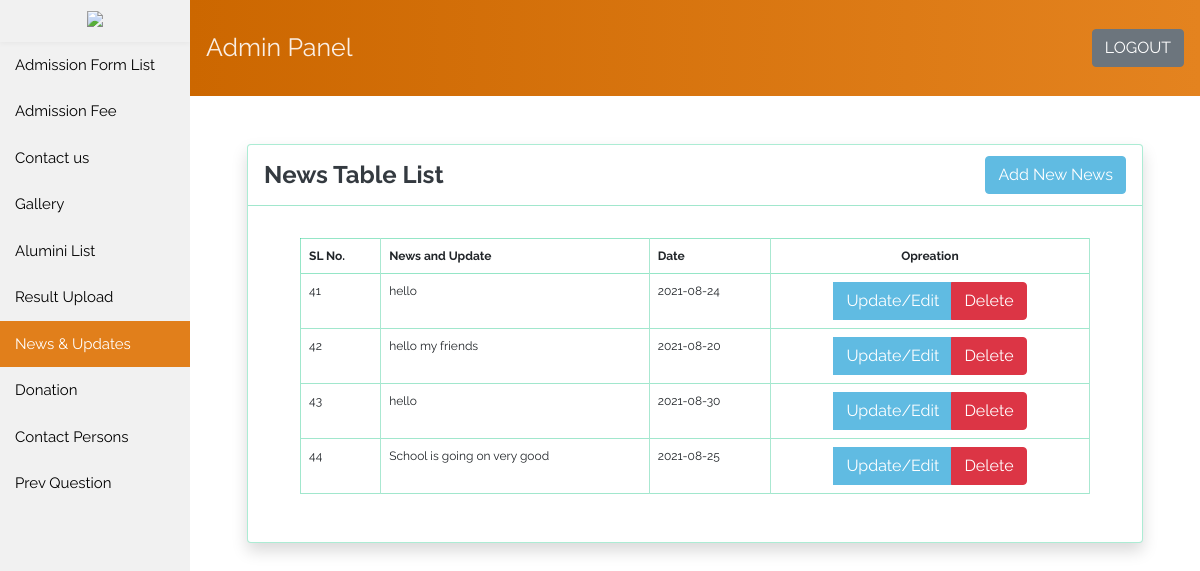
The app's page /admin-panel/news_table_list.php with its own data.
### tables this page shows
CREATE TABLE `news_update` (
  `sl` int(11) NOT NULL,
  `news` varchar(255) NOT NULL,
  `news_date` date NOT NULL
);

### admin-panel/news_table_list.php (the view, shortened to what this page needs)
<?php include_once'inc/head.php'; ?>
<link rel="stylesheet" type="text/css" href="inc/css/style.css">
<body>
  <section>
    <div class="sidebar">
      <div class="logo">
        <h3 class="">
          <img src="../images/logo.png">
        </h3>
      </div>
      <div class="" id="sidebar-here">
       <a href="index.php" class="list ">Admission Form List</a>
       <a href="admission_fee.php" class="">Admission Fee</a>
       <a href="contact_list.php" class="list">Contact us</a>
       <a href="gallery_list.php" class="list ">Gallery</a>
       <a href="alumini_list.php" class="list ">Alumini List</a>
       <a href="result_upload.php" class="list ">Result Upload</a>
       <a href="news_table_list.php" class="active">News & Updates</a>
        <a href="donation_list.php" class="">Donation </a>
        <a href="contact_person.php" class="">Contact Persons </a>
        <a href="question_upload.php" class="">Prev Question</a>
     </div>
   </div>
<div class="content">
  <?php include_once'inc/header.php'; ?>
  <div class="container">
    <div class="row justify-content-center">
      <div class="col-md-11">
        <div class="card my-5 shadow">
          <nav class="navbar navbar-light  venue-registration border-bottom">
            <a class="h4 text-dark font-weight-bold pt-2">News Table List </a>
            <form class="form-inline">
              <a href="news_update.php" class="btn-primary btn">Add New News</a>
            </form>
          </nav>
          <div class="card-body ">
            <div class="table-responsive">
              <table class="table table-bordered">
                <thead class="border">
                  <tr>
                    <th scope="col" class="border-right">SL No.</th>
                    <th scope="col" class="border-right">News and Update</th>
                    <th scope="col" class="border-right">Date</th>
                    <th scope="col" class="border-right text-center">Opreation</th>
                  </tr>
                </thead>
                <tbody>
                  <?php
                  $con = mysqli_connect('localhost','root','','insan-school');
                  $query = "SELECT * FROM `news_update`";
                  $run = mysqli_query($con, $query);
                  while($data = mysqli_fetch_assoc($run))
                  {
                    ?>
                    <tr class="border-bottom">
                      <td class="border-right border-left"> <?php echo $data['sl']; ?> </td>
                      <td class="border-right"> <?php echo $data['news']; ?></td>
                      <td class="border-right"> <?php echo $data['news_date']; ?> </td>
                      <td class="border-right text-center">
                        <div class="btn-group" role="group" aria-label="Basic example">
                          <a href="edit_news.php?id=<?php echo $data['sl'];?>" type="submit" class="btn btn-primary">
                            Update/Edit
                          </a>
                          <a href="delete.php?id=<?php echo $data['sl'];?>" type="submit" class="btn btn-danger">
                            Delete
                          </a>
                        </div>
                      </td>
                      </tr> <?php
                    }
                    ?>
                  </tbody>
                </table>
              </div>
            </div>
          </div>
        </div>
      </div>
    </div>
  </div>
</section>
</body>
</html>

### admin-panel/inc/css/style.css (style rules this page uses)
.btn-group>.btn:not(:last-child):not(.dropdown-toggle) { border-top-right-radius: 0; border-bottom-right-radius: 0; border-radius: 0; }
.sidebar { margin: 0; padding: 0; width: 190px; background-color: #f1f1f1; position: fixed; height: 100%; overflow: auto; }
.sidebar a { display: block; color: black; padding: 12px 15px; text-decoration: none; font-size: 15px; }
.active { background-color: #666; color: white; }
.logo { box-shadow: 0px 2px 5px 0px rgb(0 0 0 / 4%); padding: 0rem; display: flex; justify-content: center; }
.logo img { max-width: 100px; height: auto; }
div.content { margin-left: 190px; margin-right: 0; }
.table td, .table th { padding: .5rem; vertical-align: top; font-size: 12px; border: none; font-family: 'Raleway', sans-serif; }
.table thead th { vertical-align: bottom; border-bottom: none; }
.border { border: 1px solid #0ec68170!important; }
.border-right { border-right: 1px solid #0ebd7c59!important; }
.border-bottom { border-bottom: 1px solid #0ec27f63!important; }
.border-left { border-left: 1px solid #a1e7cd!important; }
.card { position: relative; display: -ms-flexbox; display: flex; -ms-flex-direction: column; flex-direction: column; min-width: 0; word-wrap: break-word; background-color: #fff; background-clip: border-box; border: 1px solid rgb(14 198 130 / 34%); border-radius: .25rem; }
.btn-primary { color: #fff; background-color: #60bbe2; border-color: #60bbe2; }
.active { background-color: #e17f1b; color: white!important; }

### admin-panel/inc/head.php (style rules this page uses)
h1,h2,h3,h4,h5,h6 { font-family: 'Raleway', sans-serif; }
label,a,.navbar-brand { font-family: 'Raleway', sans-serif; font-size: 13px; }

### admin-panel/inc/header.php (style rules this page uses)
.card-body { -ms-flex: 1 1 auto; flex: 1 1 auto; min-height: 1px; padding: 2rem 3.25rem; }

### records on screen
news_update: sl "41", news "hello", news_date "2021-08-24"
news_update: sl "42", news "hello my friends", news_date "2021-08-20"
news_update: sl "43", news "hello", news_date "2021-08-30"
news_update: sl "44", news "School is going on very good", news_date "2021-08-25"
